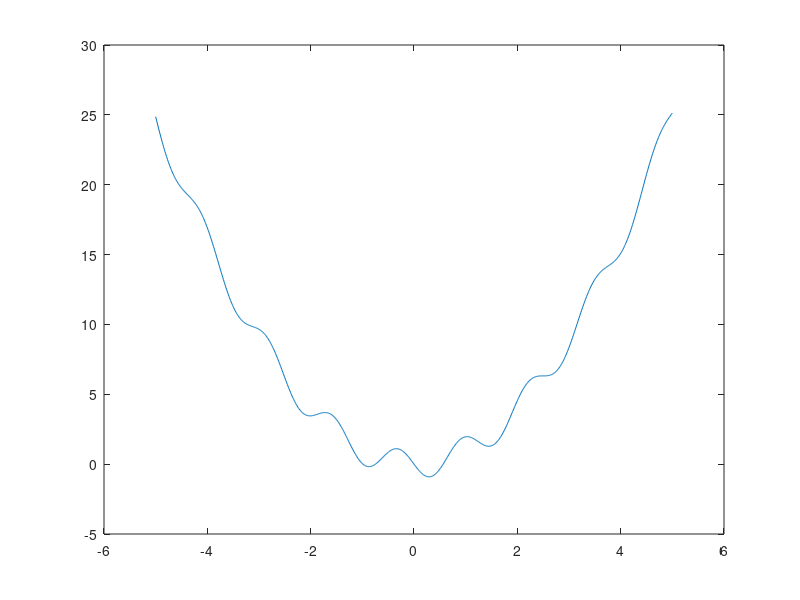
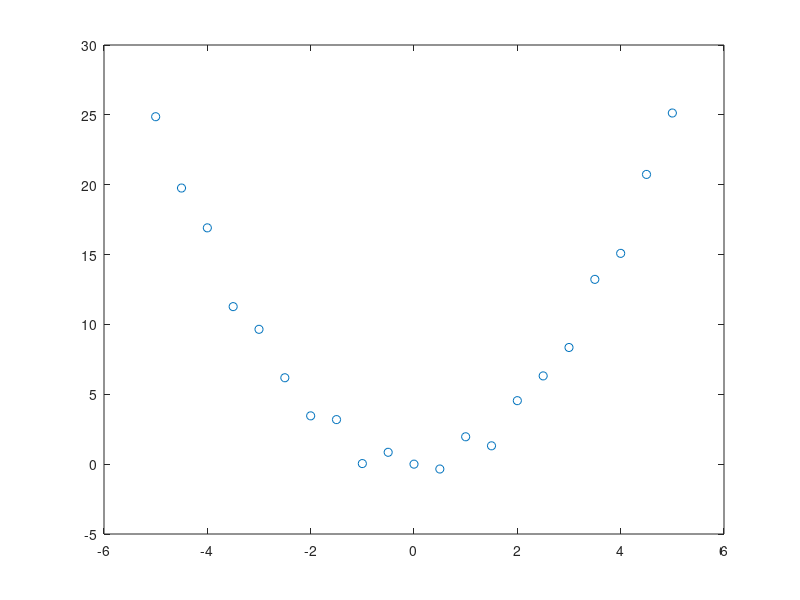

Source code (MATLAB) for these figures, in order:
% CLASS27AUG   Runnable script (m-file) from in-class demonstration of Matlab.

% calculator functions
2+2
sin(5*pi)    % should be zero

% showing less or more digits
format short   % the default format
pi
format long
pi

% set a single variable and do a computation
x = 3
x^2-sin(5*x)

% plot a curve: choose a grid of x-values using colon notation and then plot
figure(1)
x = -5:.01:5;
y = x.^2-sin(5*x);  % need dotted operation (try without!)
plot(x,y)

% switch to coarser grid and plot in different style
figure(2)
x = -5:.5:5;
y = x.^2-sin(5*x);
plot(x,y,'o')

% generate random numbers, and extract parts by indexing with colon notation
z = randn(1,5)
z(2)
z(2:4)
z(1:2:end)

% enter matrices and do legal matrix operations
A = [1 3; 2 5];     % space as separator is o.k.
B = [-1,2; 1,0];    % commas as separator is o.k. too
A*B
A^2

% do entry-wise operations
A.^2
sin(A)
A.*B
A+B

% compute sum of vector z in three ways
% 1. built-in
s = sum(z)
% 2a. for loop (in one line)
s = 0; for n=1:5, s=s+z(n); end, s
% 2b. for loop with proper formating
s = 0;
for n = 1:5
    s = s + z(n);   % "=" is for assignment
end
s
% 3. dot product
s = z * ones(5,1)

% "==" is comparison for equality
r = 3.4;
if r == 3.5
    disp('success')
else
    disp('failure')
end

